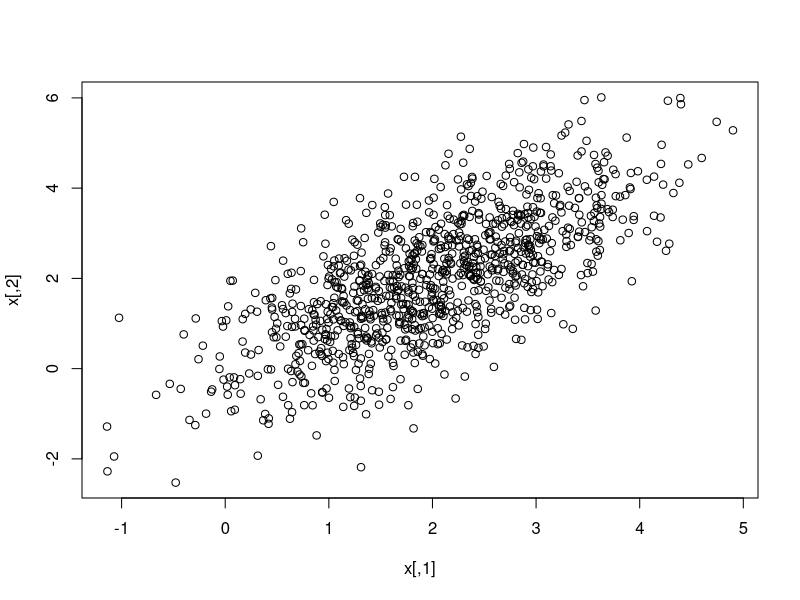
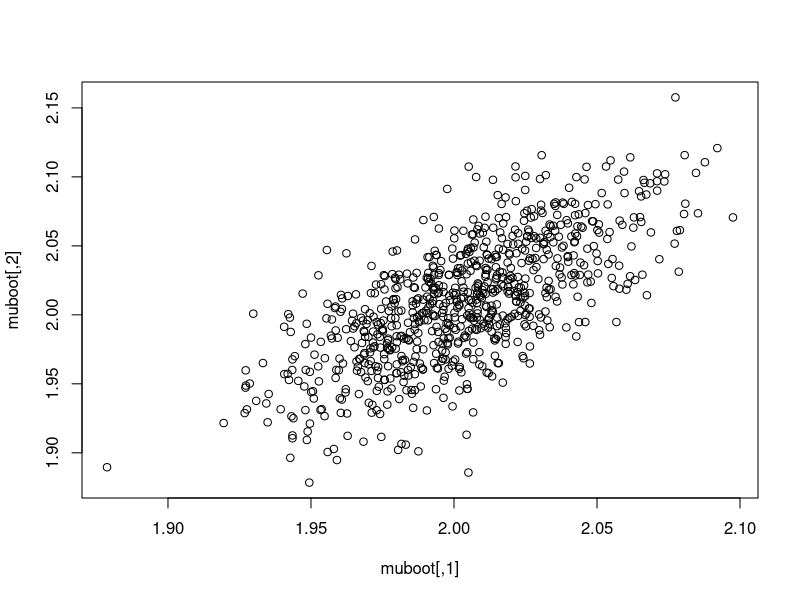

These figures' R source, in order:
# this script generate a sample from multi-variate normal distribution,
# then use bootstrapp to get a sample distribution of estimated parameters

library(mvtnorm)
d = 2#dimension of distribution
n = 1000 #number of samples

# set parameter and generate sample x
mu = rep(2,d)
sigma = matrix(c(1,1,1,2),nrow=2,ncol=2)
x = rmvnorm(n,mu,sigma)
plot(x)

# get maximum likelyhood estimation of mu and sigma
mumle = colSums(x)/n
sigmamle = cov(x)
m = 800 # number of bootstrap samples

# do bootstrap
muboot = matrix(0, ncol=d, nrow=m)
ldet=0
for(i in 1:m){
  myindices = sample(1:n, n, replace=TRUE)
  bootx = subset(t(x),select=myindices)
  bootx = t(bootx)
  # for each sample, compute maximum-likelhood estimation of mean and covariance
  # also accumulate log(det(covariance))
  muboot[i,] = colSums(bootx)/n
  sigmaboot = cov(bootx)
  ldet=ldet+log(det(sigmaboot))
}

# check the distribution of muboot is a multivariate normal distribution
cov(muboot)# should be close to sigma/n
colSums(muboot)/m # should be close to mu
plot(muboot)

# check sigmaboot follows Wishart distribution by checking the formula
# of log expectations (https://en.wikipedia.org/wiki/Wishart_distribution)
ldet/m-digamma((n-1)/2)-digamma((n-2)/2)-log(det(sigma))-d*log(2/(n-1))
